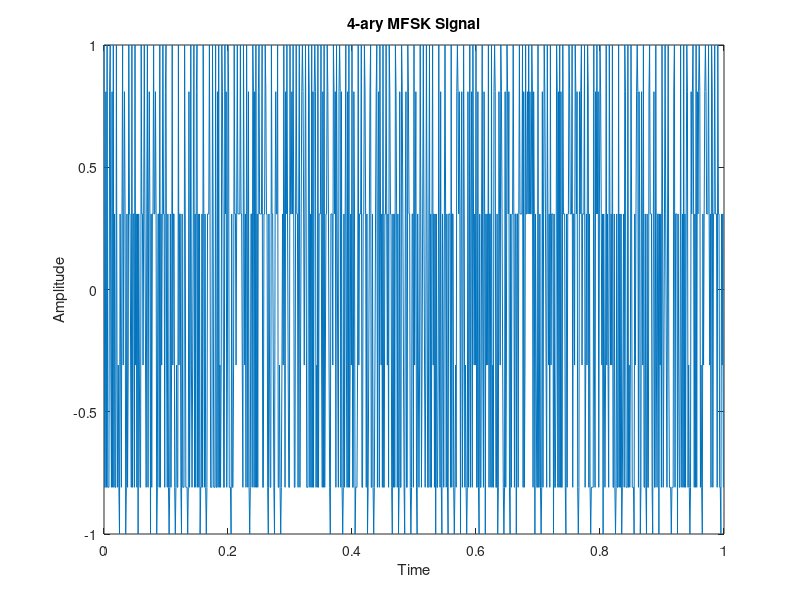

Write the MATLAB code that produced this figure.
clc;
clear all;

% Define parameters

M = 4; % Number of symbols

Fs = 1000; % Sampling frequency

T = 1; % Symbol duration in seconds

t = 0:1/Fs:T-1/Fs; % Time vector

% Create the symbols

symbols = randi([1, M], 1, length(t));

% Define the frequencies for each symbol

frequencies = [100, 200, 300, 400]; % Adjust as needed

% Generate MFSK signal

signal = zeros(1, length(t));

for i = 1:length(t)

signal(i) = exp(2j * pi * frequencies(symbols(i)) * t(i));

end

% Plot the MFSK signal

plot(t, signal);

xlabel('Time');

ylabel('Amplitude');

title('4-ary MFSK Signal');

